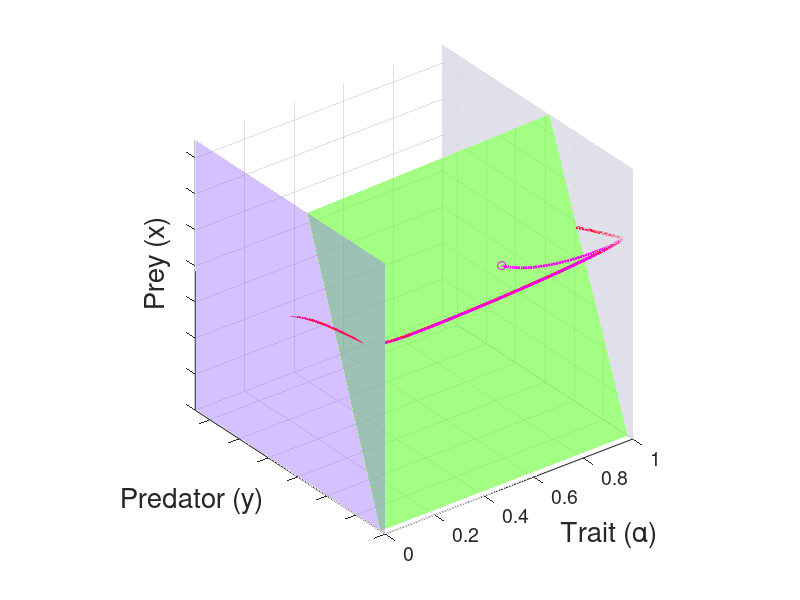

Write the MATLAB code that produced this figure. (Note: this script raises an error after producing the figure.)
%% TradeOff_plot.m
% Plot the periodic and singular orbits of the trade-off model.
% Requires 'TradeOff_singular.mat' generated by 'TradeOff_singular.m'

%% Set Parameters
ep = .1;
a =- .1;
b = 3;
c = 1;
d = 2.8;
k = 1;
r = 10;
qMin = 0;
qMax = 1;

%% Set Equations
F = @(x, q) x .* (q + r - k * x);
G = @(x, y, q) x .* y .* (a * q.^2 + b * q + c) ./ (1 + x);
D = @(y, q) d * y;
E = @(x, y, q) 1 - y .* (2 * a * q + b) ./ (1 + x);

deq0 = @(x, y, q) [
                ep * (F(x, q) - G(x, y, q))
                ep * (G(x, y, q) - D(y, q))
                q * (1 - q) * E(x, y, q)
                ];

%% Set Numerics
de_opt = odeset('RelTol', 1e-6, 'AbsTol', 1e-6);

%% Preparation
deq = @(t, u) deq0(u(1), u(2), u(3));

%% Set Figure
fig1 = figure(1);
clf;
plot3(NaN, NaN, NaN);
hold on;
grid on;
view([-40 30]);
xlim([0 1]); % trait q
ylim([0 13]); % predator y
zlim([0 15]); % prey x
set(gca, 'YTickLabel', {}, 'ZTickLabel', {});
pbaspect([2 2 2]);
set(gca, 'FontSize', 14);

%% Draw Msw
qq = linspace(0, 1, 6);
xx = linspace(0, 15, 6);
[q, x] = meshgrid(qq, xx);
y = (1 + x) ./ (2 * a * q + b);
hMsw = surf(q, y, x);
ColorSW = (1/255) * [100 255 50];
set(hMsw, 'FaceColor', ColorSW);
set(hMsw, 'FaceAlpha', .6);
set(hMsw, 'EdgeColor', 'black');
set(hMsw, 'EdgeAlpha', .2);

%% Draw M0
lx = 4;
ly = 6;
xx = linspace(0, 15, lx);
yy = linspace(0, 13, ly);
[x, y] = meshgrid(xx, yy);
q = 0 * x;
Color0 = (1/255) * [150 100 255];
hM0 = surf(q, y, x);
set(hM0, 'FaceColor', Color0);
set(hM0, 'FaceAlpha', .4);
set(hM0, 'EdgeColor', 'black');
set(hM0, 'EdgeAlpha', .2);

%% Draw M1
q = [1 1 1 1];
x = [0 15 15 0];
y = [0 0 13 13];
Color1 = (1/255) * [100 100 150];
hM1 = fill3(q, y, x, Color1);
set(hM1, 'FaceAlpha', .2);
set(hM1, 'EdgeColor', 'none');

%% Draw Trajectory
Tmax = 2000;
x0 = 10;
y0 = .5;
q0 = .5;
u0 = [x0 y0 q0];
[tt, u] = ode23(deq, [0 Tmax], u0, de_opt);
ind = (tt > .9 * Tmax);
t = tt(ind);
x = u(ind, 1);
y = u(ind, 2);
q = u(ind, 3);
figure(1);
hper = plot3(q, y, x, 'r', 'LineWidth', 2);
xlabel('Trait (\alpha)', 'FontSize', 20);
ylabel('Predator (y)', 'FontSize', 20);
zlabel('Prey (x)', 'FontSize', 20);
grid on;

%% Draw Nearby Trajectory
Tmax = 1000;
x0 = 12; %10.23;
y0 = .5;
q0 = .5;
u0 = [x0 y0 q0];
[tt, u] = ode23(deq, [0 Tmax], u0, de_opt);
x = u(:, 1);
y = u(:, 2);
q = u(:, 3);
figure(1);
htraj = plot3(q, y, x, 'm', 'LineWidth', 2);
hxx = plot3(q0, y0, x0, 'mo');
uistack(hper, 'top');

%% Save Figure
filename = 'fig_TradeOff_nearby';
saveas(fig1, filename, 'png');

%% Duplicate Figure
ax1 = gca;
fig_per = figure(2);
copyobj(ax1, fig_per);
xlabel('Trait (\alpha)', 'FontSize', 20);
ylabel('Predator (y)', 'FontSize', 20);
zlabel('Prey (x)', 'FontSize', 20);

%% Disable Periodic Orbit
figure(1);
set(hper, 'Visible', 'off');
set(htraj, 'Visible', 'off');
set(hxx, 'Visible', 'off');

%% Draw Singular Orbit
load('cortez_sing.mat');
uu = uuA;
xxA = uu(:, 1);
yyA = uu(:, 2);
qqA = 0 * xxA;
x = xxA;
y = yyA;
q = qqA;
hsingA = plot3(q, y, x, 'b', 'LineWidth', 2);

uu = uuB;
xxB = uu(:, 1);
yyB = uu(:, 2);
qqB = 1 + 0 * xxB;
x = xxB;
y = yyB;
q = qqB;
hsingB = plot3(q, y, x, 'b', 'LineWidth', 2);

x = [xxA(1) xxB(end)];
y = [yyA(1) yyB(end)];
q = [qqA(1) qqB(end)];
plot3(q, y, x, 'r', 'LineWidth', 2);

x = [xxA(end) xxB(1)];
y = [yyA(end) yyB(1)];
q = [qqA(end) qqB(1)];
plot3(q, y, x, 'r', 'LineWidth', 2);

%% Continue Singular
xA = xxA(1);
yA = yyA(1);
xB = xxB(1);
yB = yyB(1);
plot3(0, yA, xA, 'ko', 'MarkerFaceColor', 'k', 'MarkerSize', 6);
plot3(0, yB, xB, 'ko', 'MarkerFaceColor', 'k', 'MarkerSize', 6);
plot3(1, yA, xA, 'ko', 'MarkerFaceColor', 'k', 'MarkerSize', 6);
plot3(1, yB, xB, 'ko', 'MarkerFaceColor', 'k', 'MarkerSize', 6);
text(0, yA, xA - 1.1, 'A_1', 'FontSize', 20);
text(0, yB, xB - 1.4, 'B_1', 'FontSize', 20);
text(1, yA, xA - 1.2, 'B_2', 'FontSize', 20);
text(1, yB - .4, xB, 'A_2', 'FontSize', 20);

deqM = @(x, y, q) [
                F(x, q) - G(x, y, q)
                G(x, y, q) - D(y, q)
                E(x, y, q)
                ];
deqM0 = @(t, u) deqM(u(1), u(2), qMin);
deqM1 = @(t, u) deqM(u(1), u(2), qMax);

u0 = [xA, yA, 0];
Tspan = [0, - .5];
[~, u] = ode23(deqM0, Tspan, u0, de_opt);
x = u(:, 1);
y = u(:, 2);
q = 0 * x;
plot3(q, y, x, 'b--', 'LineWidth', 1);

u0 = [xB, yB, 0];
Tspan = [0, 10];
[~, u] = ode23(deqM0, Tspan, u0, de_opt);
x = u(:, 1);
y = u(:, 2);
q = 0 * x;
plot3(q, y, x, 'b--', 'LineWidth', 1);

u0 = [xA, yA, 0];
Tspan = [0, 1];
[~, u] = ode23(deqM1, Tspan, u0, de_opt);
x = u(:, 1);
y = u(:, 2);
q = qMax + 0 * x;
plot3(q, y, x, 'b--', 'LineWidth', 2);

u0 = [xB, yB, 0];
Tspan = [0, -1];
[~, u] = ode23(deqM1, Tspan, u0, de_opt);
x = u(:, 1);
y = u(:, 2);
q = qMax + 0 * x;
plot3(q, y, x, 'b--', 'LineWidth', 2);

%% Get a point on the singular orbit
tmp = abs(q - .5);
ind0 = find(tmp == min(tmp), 1);
x0 = x(ind0);
y0 = y(ind0);
q0 = q(ind0);
disp([x0 y0 q0]);

%% Text
text(.2, 10, 8, '$\gamma_1$', 'Interpreter', 'latex', 'FontSize', 24, 'Color', 'r');
text(0, 5, 8, '$\sigma_1$', 'Interpreter', 'latex', 'FontSize', 24, 'Color', 'b');
text(.7, 1.5, 8.2, '$\gamma_2$', 'Interpreter', 'latex', 'FontSize', 24, 'Color', 'r');
text(1, 3.5, 10.5, '$\sigma_2$', 'Interpreter', 'latex', 'FontSize', 24, 'Color', 'b');

%% Save Figure
filename = 'fig_TradeOff_singular';
saveas(fig1, filename, 'png');
